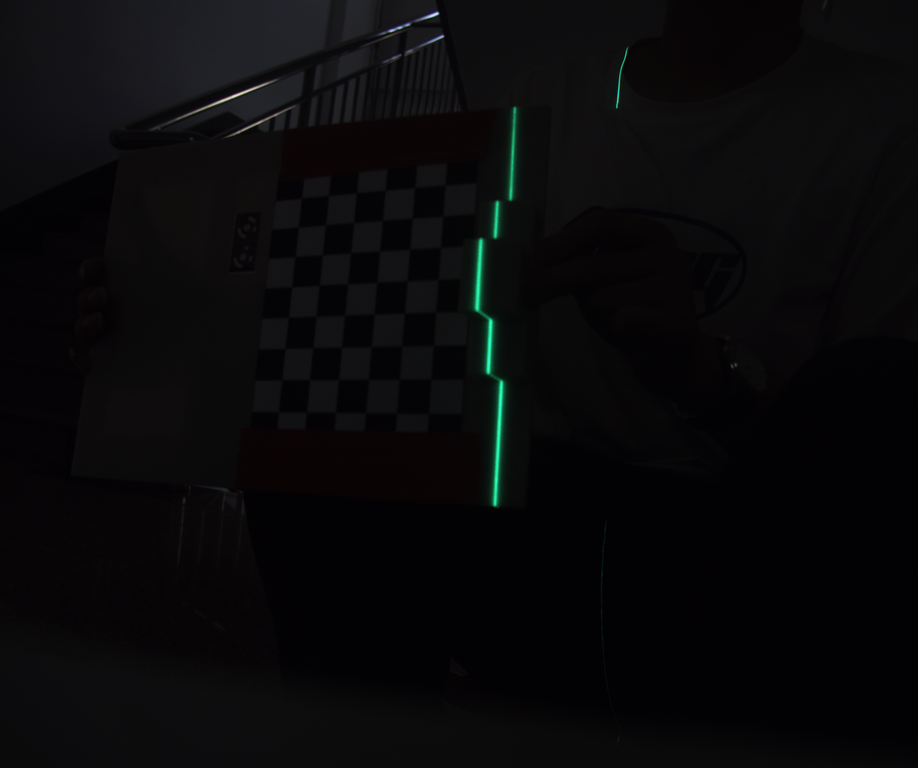
#> input picture Laser/img/img/19-1.bmp, 918 x 768 px, shrunk from 1224 x 1024 before the run, found by its file name
$ python 3d_measure_point.py
#> lines starting #> are read from the running program, lines starting #| are printed output that depends on the picture; after the words box and inside, x2 and y2 are one past the last pixel; in counts of white or black regions, pixels touching at a corner belong together; long printed decimals are rounded
import numpy as np
import cv2

def detect_laser_point(image_path):
    # 读取图像
#> called with image_path = './img/19-1.bmp'
    img = cv2.imread(image_path)
#> img is the input picture: shape (768, 918, 3); mean B, G, R 10.1, 8.8, 9.4

    # 转换为灰度图像
    gray_img = cv2.cvtColor(img, cv2.COLOR_BGR2GRAY)

    # 设定阈值，将激光点二值化
    _, binary_img = cv2.threshold(gray_img, 200, 255, cv2.THRESH_BINARY)
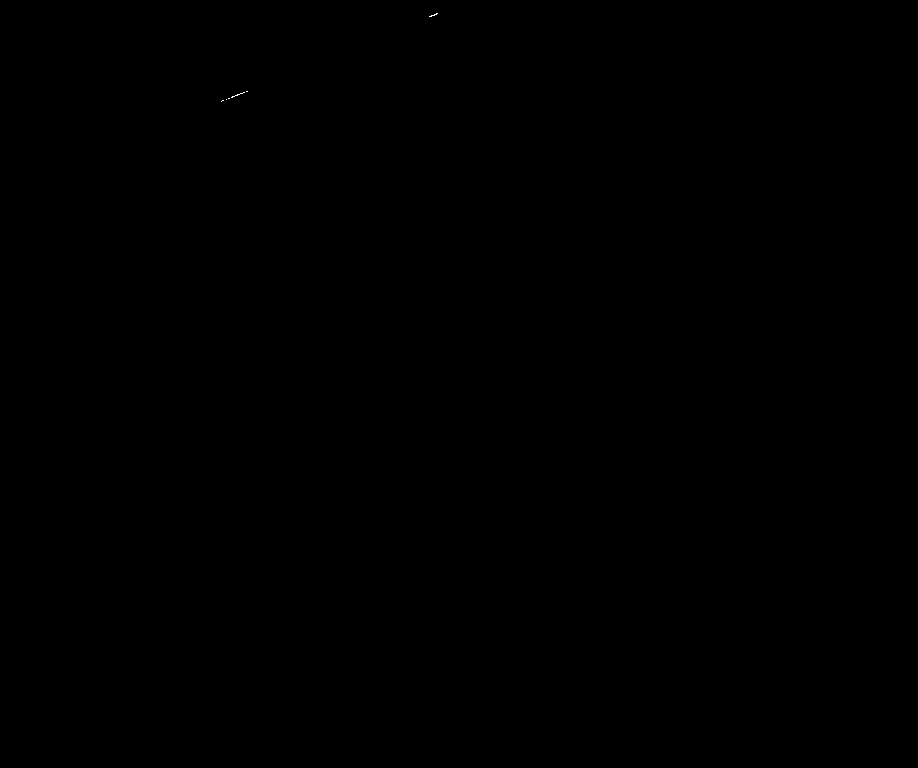
#> binary_img: shape (768, 918); 0.01% white in thin lines or dots, all inside (x1, y1, x2, y2) = (221, 13, 438, 102)

    # 使用findContours找到激光点轮廓
    contours, _ = cv2.findContours(binary_img, cv2.RETR_EXTERNAL, cv2.CHAIN_APPROX_SIMPLE)
#> contours = 6 contours, all with area under 20

    # 选取最大轮廓作为激光点
    if len(contours) > 0:
        laser_contour = max(contours, key=cv2.contourArea)
#> laser_contour = contour of 13 points, box (x1, y1, x2, y2) (429, 13, 438, 17), area 3
        M = cv2.moments(laser_contour)
#> M = moments, m00 3, centre m10/m00, m01/m00 = (433.7, 14.5)
        laser_x = int(M["m10"] / M["m00"])
#> laser_x = 433
        laser_y = int(M["m01"] / M["m00"])
#> laser_y = 14

        return laser_x, laser_y
    else:
        print("未检测到激光点。")
        return None

def calculate_3d_coordinates(laser_x, laser_y, camera_matrix, laser_plane_distance):
    # 将输入数据转换为numpy数组并确保数据类型为float32
    laser_x = np.array(laser_x, dtype=np.float32)
    laser_y = np.array(laser_y, dtype=np.float32)

    # 构建像素坐标数组
    pixel_coordinates = np.column_stack((laser_x, laser_y))

    # 使用undistortPoints函数将像素坐标转换为归一化坐标
    normalized_coordinates = cv2.undistortPoints(pixel_coordinates.reshape(-1, 1, 2), camera_matrix, None, None)

    # 将归一化坐标转换为相机坐标系下的三维坐标
    ones_column = np.ones((normalized_coordinates.shape[0], 1), dtype=np.float32)
    camera_coordinates = np.hstack((normalized_coordinates[:, 0, :], ones_column))
    camera_coordinates *= laser_plane_distance

    return camera_coordinates

if __name__ == "__main__":
    # 相机内参矩阵，需要根据实际相机进行设置
    camera_matrix = np.array([[496.57849394, 0, 278.74782676],
                              [0, 510.37523816, 264.13207105],
                              [0, 0, 1]], dtype=np.float32)

    # 已知激光平面与相机的距离（单位为米）
    laser_plane_distance = 1.4132776486977137
    # 假设激光与相机垂直情况下测定好的

    image_path = "./img/19-1.bmp"  # 根据实际情况设置图片路径

    # 检测激光点的像素坐标
    laser_x, laser_y = detect_laser_point(image_path)
#> laser_x = 433; laser_y = 14

    if laser_x is not None:
        # 计算目标点在相机坐标系下的三维坐标
        object_point = calculate_3d_coordinates(laser_x, laser_y, camera_matrix, laser_plane_distance)
#> in calculate_3d_coordinates, `laser_x = np.array(laser_x, dtype=np.float32)`: laser_x = 433
#> in calculate_3d_coordinates, `laser_y = np.array(laser_y, dtype=np.float32)`: laser_y = 14
#> in calculate_3d_coordinates, `pixel_coordinates = np.column_stack((laser_x, laser_y))`: pixel_coordinates = [[433, 14]]
#> in calculate_3d_coordinates, `normalized_coordinates = cv2.undistortPoints(pixel_coordinates.reshape..`: normalized_coordinates = [[0.311, -0.49]]
#> in calculate_3d_coordinates, `camera_coordinates = np.hstack((normalized_coordinates[:, 0, :], ones_..`: camera_coordinates = [[0.311, -0.49, 1]]
#> in calculate_3d_coordinates, `camera_coordinates *= laser_plane_distance`: camera_coordinates = [[0.439, -0.693, 1.41]]
#> object_point = [[0.439, -0.693, 1.41]]

        print("目标点在相机坐标系下的三维坐标:", object_point)
#| 目标点在相机坐标系下的三维坐标: [[ 0.439 -0.6926   1.413 ]]
